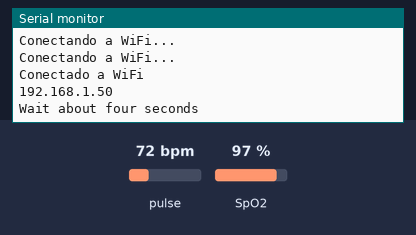
Simulated run of this sketch. Board: ESP32. On the bench: the last lines printed to the serial monitor. The inputs (shaded band) are chosen by the test bench; at power-on: pulse 72 bpm, SpO2 97 %. WiFi joins after 1.5 s; servers stay silent unless stated.

Above: at 2.7 s.
2.8 s: pulse set to 42 bpm
At 6.0 s:
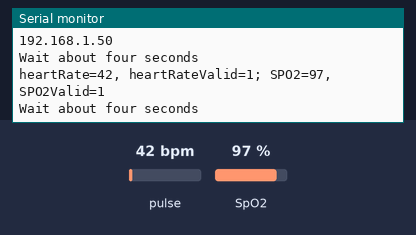
11.0 s: SpO2 set to 80 %
At 14.6 s:
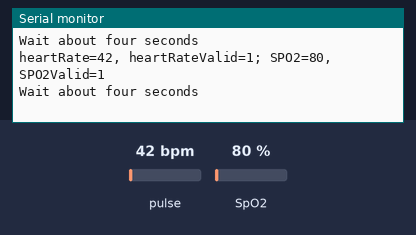
16.0 s: pulse set to 70 bpm
At 18.9 s:
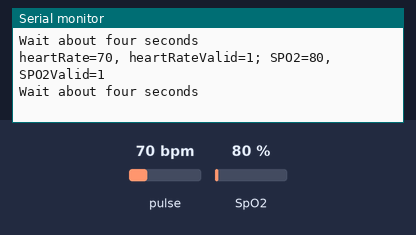

The sketch:

Sensor.ino
```cpp
#include <WiFi.h>
#include <WebServer.h>
#include <DFRobot_MAX30102.h> //Biblioteca utilizada par la medición de pulsos.

DFRobot_MAX30102 particleSensor;
const char* ssid = "Sebas"; // Reemplazar nombre del WiFi
const char* password = "manzana1234"; // Contraseña de la red WiFi

WebServer server(80); //puerto que se está usando

// Variables para pulsaciones y oxigenación
int pulsaciones = 0;
int oxigenacion = 0;

const byte RATE_SIZE = 4; //decimales
byte rates[RATE_SIZE]; //Array de pulsaciones
byte rateSpot = 0;
long lastBeat = 0; //Tiempo del ultimo latido

float beatsPerMinute; // Pulsaciones por minuto
int beatAvg; //Promedio de pulsaciones

void setup() {
  Serial.begin(115200); // Frecuencia del Serial
  WiFi.begin(ssid, password);
  while (WiFi.status() != WL_CONNECTED) {
    delay(500);
    Serial.println("Conectando a WiFi...");
  }
  Serial.println("Conectado a WiFi");
  Serial.println(WiFi.localIP()); // Imprimir dirección IP

  server.on("/data", HTTP_GET, []() {
    String json = "{\"pulsaciones\": "+ String(pulsaciones) + ", \"oxigenacion\":"+String(oxigenacion)+"}"; // Simulación de datos
    server.send(200, "application/json", json);
  });

  server.on("/connect", HTTP_GET, [](){
    String json = "{\"connect\": "+ String(1) + "}"; // Simulación de datos
    server.send(200, "application/json", json);
  });

  server.begin();
  //Verifica la conexion con el sensor
  while (!particleSensor.begin()) {
    Serial.println("MAX30102 was not found");
    delay(1000);
  }
  // Funcion que configura el sensor
  particleSensor.sensorConfiguration(/*ledBrightness=*/50, /*sampleAverage=*/SAMPLEAVG_4, \
                        /*ledMode=*/MODE_MULTILED, /*sampleRate=*/SAMPLERATE_100, \
                        /*pulseWidth=*/PULSEWIDTH_411, /*adcRange=*/ADCRANGE_16384);

}
//Variables Globales donde se almacenan lo dato
int32_t SPO2; //SPO2
int8_t SPO2Valid; //Bandera que indica si el valor es valido
int32_t heartRate; //Heart-rate
int8_t heartRateValid; //Bandera que indica si el valor es valido

void loop() {
  server.handleClient();
  getData();
}
/**
Función que toma las muestras del sensor y las muestra en el plot.
*/
void getData(){
  Serial.println(F("Wait about four seconds"));
  particleSensor.heartrateAndOxygenSaturation(/**SPO2=*/&SPO2, /**SPO2Valid=*/&SPO2Valid, /**heartRate=*/&heartRate, /**heartRateValid=*/&heartRateValid);
  pulsaciones = heartRate;
  oxigenacion = SPO2;
  // Visualizacion de datos
  Serial.print(F("heartRate="));
  Serial.print(heartRate, DEC);
  Serial.print(F(", heartRateValid="));
  Serial.print(heartRateValid, DEC);
  Serial.print(F("; SPO2="));
  Serial.print(SPO2, DEC);
  Serial.print(F(", SPO2Valid="));
  Serial.println(SPO2Valid, DEC);
}
```

Measured:
- after the input at 2.8 s, the serial monitor: prints a new line after 2.7 s (image 1)
- after the input at 11.0 s, the serial monitor: prints a new line after 2.5 s (image 2)
- after the input at 16.0 s, the serial monitor: prints a new line after 1.5 s (image 3)
